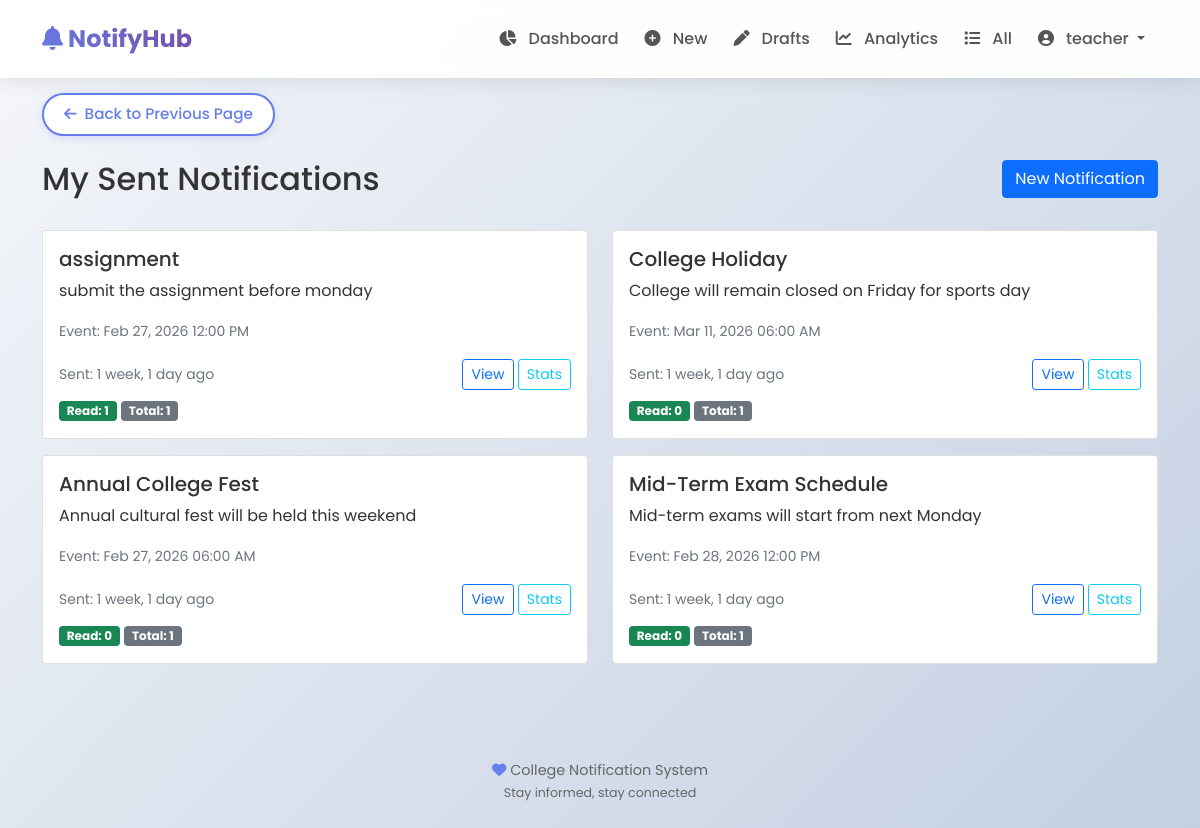
The page /notifications/ (signed in) on the database its author committed.
### accounts/models.py (models this page shows, shortened)
class User(AbstractUser):
    ROLE_CHOICES = (
        ('principal', '👑 Principal'),
        ('teacher', '👩‍🏫 Teacher'),
        ('staff', '🧑‍💼 Non-Teaching Staff'),
        ('student', '👨‍🎓 Student'),
    )
    role = models.CharField(max_length=20, choices=ROLE_CHOICES, default='student')
    @property
    def can_send_notifications(self):
        return self.role in ['principal', 'teacher']

### notifications/models.py (models this page shows, shortened)
class Notification(models.Model):
    CATEGORY_CHOICES = (
        ('academic', '📚 Academic'),
        ('exam', '📝 Examination'),
        ('event', '🎉 Event'),
        ('holiday', '🏖️ Holiday'),
        ('urgent', '⚠️ Urgent'),
        ('general', '📢 General'),
    )
    title = models.CharField(max_length=200)
    message = models.TextField()
    sender = models.ForeignKey(
        settings.AUTH_USER_MODEL,
        on_delete=models.CASCADE,
        related_name='sent_notifications'
    )
    is_draft = models.BooleanField(default=False)
    event_date = models.DateTimeField(null=True, blank=True)
    created_at = models.DateTimeField(auto_now_add=True)
    updated_at = models.DateTimeField(auto_now=True)
    category = models.CharField(
        max_length=20,
        choices=CATEGORY_CHOICES,
        default='general'
    )
    send_to_students = models.BooleanField(default=True)
    send_to_teachers = models.BooleanField(default=False)
    send_to_staff = models.BooleanField(default=False)
    class Meta:
        ordering = ['-created_at']
    def get_read_count(self):
        return self.readstatus_set.filter(is_read=True).count()
    def get_total_students(self):
        from accounts.models import User
        return User.objects.filter(role='student').count()

### notifications/views.py (the view, shortened to what this page needs)
# urls.py: path('', views.notification_list, name='notification_list'),
@login_required
def notification_list(request):
    if request.user.role in ['principal', 'teacher']:
        notifications = Notification.objects.filter(
            sender=request.user,
            is_draft=False
        ).order_by('-created_at')
        return render(request, 'notifications/sent_list.html', {
            'notifications': notifications
        })
    else:
        return render(request, 'notifications/notification_list.html', {
            'notifications': []
        })

### templates/notifications/sent_list.html (shortened to what this page needs)
{% extends 'base.html' %}
{% block content %}
<div class="row mb-4">
    <div class="col">
        <h2>My Sent Notifications</h2>
    </div>
    <div class="col text-end">
        <a href="{% url 'notification_create' %}" class="btn btn-primary">
             New Notification
        </a>
    </div>
</div>
<div class="row">
    {% for notification in notifications %}
    <div class="col-md-6 mb-3">
        <div class="card">
            <div class="card-body">
                <h5 class="card-title">{{ notification.title }}</h5>
                <p class="card-text">{{ notification.message|truncatechars:150 }}</p>
                {% if notification.event_date %}
                <p class="card-text">
                    <small class="text-muted">
                        Event: {{ notification.event_date|date:"M d, Y h:i A" }}
                    </small>
                </p>
                {% endif %}
                <div class="d-flex justify-content-between align-items-center">
                    <small class="text-muted">
                        Sent: {{ notification.created_at|timesince }} ago
                    </small>
                    <div>
                        <a href="{% url 'notification_detail' notification.id %}" class="btn btn-sm btn-outline-primary">
                            View
                        </a>
                        <a href="{% url 'notification_stats' notification.id %}" class="btn btn-sm btn-outline-info">
                             Stats
                        </a>
                    </div>
                </div>
                <div class="mt-2">
                    <span class="badge bg-success">Read: {{ notification.get_read_count }}</span>
                    <span class="badge bg-secondary">Total: {{ notification.get_total_students }}</span>
                </div>
            </div>
        </div>
    </div>
    {% endfor %}
</div>
{% endblock %}

### templates/base.html (shortened to what this page needs)
<!DOCTYPE html>
<html lang="en">
<head>
    <link href="https://cdn.jsdelivr.net/npm/bootstrap@5.1.3/dist/css/bootstrap.min.css" rel="stylesheet">
    <link rel="stylesheet" href="https://cdnjs.cloudflare.com/ajax/libs/font-awesome/6.0.0/css/all.min.css">
    <link rel="stylesheet" href="https://cdnjs.cloudflare.com/ajax/libs/animate.css/4.1.1/animate.min.css"/>
    {% load static %}
</head>
<body>
    <nav class="navbar navbar-expand-lg navbar-modern">
        <div class="container">
            <a class="navbar-brand" href="{% url 'dashboard' %}">
                <i class="fas fa-bell"></i> NotifyHub
            </a>
            <div class="collapse navbar-collapse" id="navbarNav">
                {% if user.is_authenticated %}
                <ul class="navbar-nav ms-auto">
                    <li class="nav-item">
                        <a class="nav-link" href="{% url 'dashboard' %}">
                            <i class="fas fa-chart-pie"></i> Dashboard
                        </a>
                    </li>
                    {% if user.can_send_notifications %}
                    <li class="nav-item">
                        <a class="nav-link" href="{% url 'notification_create' %}">
                            <i class="fas fa-plus-circle"></i> New
                        </a>
                    </li>
                    <li class="nav-item">
                        <a class="nav-link" href="{% url 'draft_list' %}">
                            <i class="fas fa-pen"></i> Drafts
                        </a>
                    </li>
                    <li class="nav-item">
                        <a class="nav-link" href="{% url 'notification_dashboard' %}">
                            <i class="fas fa-chart-line"></i> Analytics
                        </a>
                    </li>
                    {% endif %}
                    <li class="nav-item">
                        <a class="nav-link" href="{% url 'notification_list' %}">
                            <i class="fas fa-list"></i> All
                        </a>
                    </li>
                    <li class="nav-item dropdown">
                        <a class="nav-link dropdown-toggle" href="#" id="userDropdown" role="button" data-bs-toggle="dropdown">
                            <i class="fas fa-user-circle"></i> {{ user.username }}
                        </a>
                    </li>
                </ul>
                {% endif %}
            </div>
        </div>
    </nav>
    {% if request.path != '/' and request.path != '/accounts/login/' %}
    <div class="container back-button-container">
        <button onclick="history.back()" class="back-btn">
            <i class="fas fa-arrow-left"></i> Back to Previous Page
        </button>
    </div>
    {% endif %}
    <div class="container mt-4">
        {% block content %}
        {% endblock %}
    </div>
    <footer class="footer-modern">
        <p>
            <i class="fas fa-heart"></i> College Notification System
            <br>
            <small>Stay informed, stay connected</small>
        </p>
    </footer>
</body>
</html>

### templates/base.html (style rules this page uses)
* { margin: 0; padding: 0; box-sizing: border-box; }
body { font-family: 'Poppins', sans-serif; background: linear-gradient(135deg, #f5f7fa 0%, #c3cfe2 100%); min-height: 100vh; color: #333; }
.navbar-modern { background: rgba(255, 255, 255, 0.95); backdrop-filter: blur(10px); box-shadow: 0 2px 20px rgba(0, 0, 0, 0.1); padding: 1rem 0; }
.navbar-brand { font-weight: 700; font-size: 1.5rem; background: linear-gradient(45deg, #667eea, #764ba2); -webkit-background-clip: text; -webkit-text-fill-color: transparent; }
.nav-link { font-weight: 500; color: #555; margin: 0 5px; padding: 0.5rem 1rem; border-radius: 10px; transition: all 0.3s ease; }
.nav-link i { margin-right: 8px; }
.footer-modern { text-align: center; padding: 30px 0; margin-top: 50px; color: #666; font-size: 0.9rem; }
.footer-modern i { color: #667eea; animation: heartBeat 1.5s infinite; }
.back-button-container { margin-top: 15px; margin-bottom: 5px; }
.back-btn { display: inline-flex; align-items: center; padding: 8px 20px; background: white; color: #667eea; border: 2px solid #667eea; border-radius: 50px; font-weight: 500; transition: all 0.3s ease; cursor: pointer; box-shadow: 0 2px 10px rgba(102, 126, 234, 0.2); text-decoration: none; font-size: 0.95rem; }
.back-btn i { margin-right: 8px; font-size: 0.9rem; }

### rows shown on the page
User: username "teacher"
Notification: title "assignment", message "submit the assignment before monday", event_date "Feb 27, 2026 12:00 PM", created_at "1 week, 1 day", get_read_count "1", get_total_students "1"
Notification: title "College Holiday", message "College will remain closed on Friday for sports day", event_date "Mar 11, 2026 06:00 AM", created_at "1 week, 1 day", get_read_count "0", get_total_students "1"
Notification: title "Annual College Fest", message "Annual cultural fest will be held this weekend", event_date "Feb 27, 2026 06:00 AM", created_at "1 week, 1 day", get_read_count "0", get_total_students "1"
Notification: title "Mid-Term Exam Schedule", message "Mid-term exams will start from next Monday", event_date "Feb 28, 2026 12:00 PM", created_at "1 week, 1 day", get_read_count "0", get_total_students "1"
